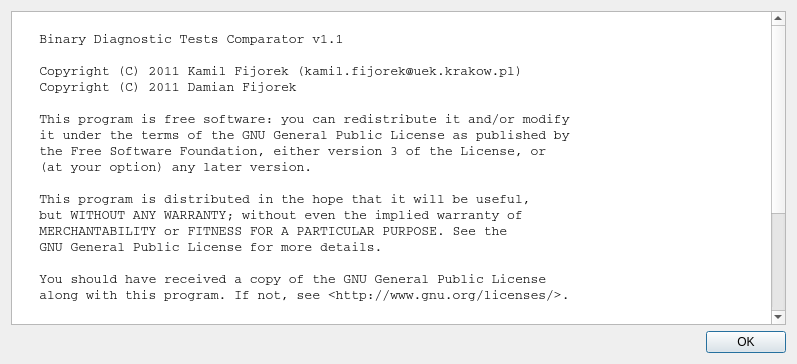
<?xml version="1.0" encoding="UTF-8"?>
<ui version="4.0">
 <class>AboutDialog</class>
 <widget class="QDialog" name="AboutDialog">
  <property name="geometry">
   <rect>
    <x>0</x>
    <y>0</y>
    <width>797</width>
    <height>364</height>
   </rect>
  </property>
  <property name="windowTitle">
   <string>About BDTcomparator</string>
  </property>
  <property name="windowIcon">
   <iconset resource="resources.qrc">
    <normaloff>:/icons/Tango/scalable/apps/help-browser.svg</normaloff>:/icons/Tango/scalable/apps/help-browser.svg</iconset>
  </property>
  <layout class="QGridLayout" name="gridLayout">
   <item row="0" column="0">
    <widget class="QTextEdit" name="textEdit">
     <property name="enabled">
      <bool>true</bool>
     </property>
     <property name="font">
      <font>
       <family>Courier</family>
       <pointsize>10</pointsize>
      </font>
     </property>
     <property name="undoRedoEnabled">
      <bool>false</bool>
     </property>
     <property name="readOnly">
      <bool>true</bool>
     </property>
     <property name="html">
      <string>&lt;!DOCTYPE HTML PUBLIC &quot;-//W3C//DTD HTML 4.0//EN&quot; &quot;http://www.w3.org/TR/REC-html40/strict.dtd&quot;&gt;
&lt;html&gt;&lt;head&gt;&lt;meta name=&quot;qrichtext&quot; content=&quot;1&quot; /&gt;&lt;style type=&quot;text/css&quot;&gt;
p, li { white-space: pre-wrap; }
&lt;/style&gt;&lt;/head&gt;&lt;body style=&quot; font-family:'Courier'; font-size:10pt; font-weight:400; font-style:normal;&quot;&gt;
&lt;p style=&quot;-qt-paragraph-type:empty; margin-top:0px; margin-bottom:0px; margin-left:0px; margin-right:0px; -qt-block-indent:0; text-indent:0px;&quot;&gt;&lt;/p&gt;
&lt;p style=&quot; margin-top:0px; margin-bottom:0px; margin-left:0px; margin-right:0px; -qt-block-indent:0; text-indent:0px;&quot;&gt;   Binary Diagnostic Tests Comparator v1.1&lt;/p&gt;
&lt;p style=&quot;-qt-paragraph-type:empty; margin-top:0px; margin-bottom:0px; margin-left:0px; margin-right:0px; -qt-block-indent:0; text-indent:0px;&quot;&gt;&lt;/p&gt;
&lt;p style=&quot; margin-top:0px; margin-bottom:0px; margin-left:0px; margin-right:0px; -qt-block-indent:0; text-indent:0px;&quot;&gt;   Copyright (C) 2011 Kamil Fijorek (kamil.fijorek@uek.krakow.pl)&lt;/p&gt;
&lt;p style=&quot; margin-top:0px; margin-bottom:0px; margin-left:0px; margin-right:0px; -qt-block-indent:0; text-indent:0px;&quot;&gt;   Copyright (C) 2011 Damian Fijorek&lt;/p&gt;
&lt;p style=&quot; margin-top:0px; margin-bottom:0px; margin-left:0px; margin-right:0px; -qt-block-indent:0; text-indent:0px;&quot;&gt;   &lt;/p&gt;
&lt;p style=&quot; margin-top:0px; margin-bottom:0px; margin-left:0px; margin-right:0px; -qt-block-indent:0; text-indent:0px;&quot;&gt;   This program is free software: you can redistribute it and/or modify&lt;/p&gt;
&lt;p style=&quot; margin-top:0px; margin-bottom:0px; margin-left:0px; margin-right:0px; -qt-block-indent:0; text-indent:0px;&quot;&gt;   it under the terms of the GNU General Public License as published by&lt;/p&gt;
&lt;p style=&quot; margin-top:0px; margin-bottom:0px; margin-left:0px; margin-right:0px; -qt-block-indent:0; text-indent:0px;&quot;&gt;   the Free Software Foundation, either version 3 of the License, or&lt;/p&gt;
&lt;p style=&quot; margin-top:0px; margin-bottom:0px; margin-left:0px; margin-right:0px; -qt-block-indent:0; text-indent:0px;&quot;&gt;   (at your option) any later version.&lt;/p&gt;
&lt;p style=&quot;-qt-paragraph-type:empty; margin-top:0px; margin-bottom:0px; margin-left:0px; margin-right:0px; -qt-block-indent:0; text-indent:0px;&quot;&gt;&lt;/p&gt;
&lt;p style=&quot; margin-top:0px; margin-bottom:0px; margin-left:0px; margin-right:0px; -qt-block-indent:0; text-indent:0px;&quot;&gt;   This program is distributed in the hope that it will be useful,&lt;/p&gt;
&lt;p style=&quot; margin-top:0px; margin-bottom:0px; margin-left:0px; margin-right:0px; -qt-block-indent:0; text-indent:0px;&quot;&gt;   but WITHOUT ANY WARRANTY; without even the implied warranty of&lt;/p&gt;
&lt;p style=&quot; margin-top:0px; margin-bottom:0px; margin-left:0px; margin-right:0px; -qt-block-indent:0; text-indent:0px;&quot;&gt;   MERCHANTABILITY or FITNESS FOR A PARTICULAR PURPOSE. See the&lt;/p&gt;
&lt;p style=&quot; margin-top:0px; margin-bottom:0px; margin-left:0px; margin-right:0px; -qt-block-indent:0; text-indent:0px;&quot;&gt;   GNU General Public License for more details.&lt;/p&gt;
&lt;p style=&quot;-qt-paragraph-type:empty; margin-top:0px; margin-bottom:0px; margin-left:0px; margin-right:0px; -qt-block-indent:0; text-indent:0px;&quot;&gt;&lt;/p&gt;
&lt;p style=&quot; margin-top:0px; margin-bottom:0px; margin-left:0px; margin-right:0px; -qt-block-indent:0; text-indent:0px;&quot;&gt;   You should have received a copy of the GNU General Public License&lt;/p&gt;
&lt;p style=&quot; margin-top:0px; margin-bottom:0px; margin-left:0px; margin-right:0px; -qt-block-indent:0; text-indent:0px;&quot;&gt;   along with this program. If not, see &lt;span style=&quot; font-family:'Courier New,courier';&quot;&gt;&amp;lt;http://www.gnu.org/licenses/&amp;gt;&lt;/span&gt;.&lt;/p&gt;
&lt;p style=&quot;-qt-paragraph-type:empty; margin-top:0px; margin-bottom:0px; margin-left:0px; margin-right:0px; -qt-block-indent:0; text-indent:0px;&quot;&gt;&lt;/p&gt;
&lt;p style=&quot; margin-top:0px; margin-bottom:0px; margin-left:0px; margin-right:0px; -qt-block-indent:0; text-indent:0px;&quot;&gt;   ______________&lt;/p&gt;
&lt;p style=&quot;-qt-paragraph-type:empty; margin-top:0px; margin-bottom:0px; margin-left:0px; margin-right:0px; -qt-block-indent:0; text-indent:0px;&quot;&gt;&lt;/p&gt;
&lt;p style=&quot; margin-top:0px; margin-bottom:0px; margin-left:0px; margin-right:0px; -qt-block-indent:0; text-indent:0px;&quot;&gt;   Qt GUI Toolkit&lt;/p&gt;
&lt;p style=&quot;-qt-paragraph-type:empty; margin-top:0px; margin-bottom:0px; margin-left:0px; margin-right:0px; -qt-block-indent:0; text-indent:0px;&quot;&gt;&lt;/p&gt;
&lt;p style=&quot; margin-top:0px; margin-bottom:0px; margin-left:0px; margin-right:0px; -qt-block-indent:0; text-indent:0px;&quot;&gt;   The Qt GUI Toolkit is Copyright (C) 2011 Nokia Corporation and/or its subsidiary(-ies).&lt;/p&gt;
&lt;p style=&quot; margin-top:0px; margin-bottom:0px; margin-left:0px; margin-right:0px; -qt-block-indent:0; text-indent:0px;&quot;&gt;   Contact: Nokia Corporation (qt-info@nokia.com)&lt;/p&gt;
&lt;p style=&quot;-qt-paragraph-type:empty; margin-top:0px; margin-bottom:0px; margin-left:0px; margin-right:0px; -qt-block-indent:0; text-indent:0px;&quot;&gt;&lt;/p&gt;
&lt;p style=&quot; margin-top:0px; margin-bottom:0px; margin-left:0px; margin-right:0px; -qt-block-indent:0; text-indent:0px;&quot;&gt;   You may use, distribute and copy the Qt GUI Toolkit under the terms of&lt;/p&gt;
&lt;p style=&quot; margin-top:0px; margin-bottom:0px; margin-left:0px; margin-right:0px; -qt-block-indent:0; text-indent:0px;&quot;&gt;   GNU Lesser General Public License version 2.1, see &lt;span style=&quot; font-family:'Courier New,courier';&quot;&gt;&amp;lt;http://www.gnu.org/licenses/&amp;gt;.&lt;/span&gt;&lt;/p&gt;
&lt;p style=&quot;-qt-paragraph-type:empty; margin-top:0px; margin-bottom:0px; margin-left:0px; margin-right:0px; -qt-block-indent:0; text-indent:0px; font-family:'Courier New,courier';&quot;&gt;&lt;/p&gt;&lt;/body&gt;&lt;/html&gt;</string>
     </property>
     <property name="acceptRichText">
      <bool>false</bool>
     </property>
    </widget>
   </item>
   <item row="1" column="0">
    <widget class="QDialogButtonBox" name="buttonBox">
     <property name="standardButtons">
      <set>QDialogButtonBox::Ok</set>
     </property>
    </widget>
   </item>
  </layout>
 </widget>
 <resources>
  <include location="resources.qrc"/>
 </resources>
 <connections/>
</ui>
